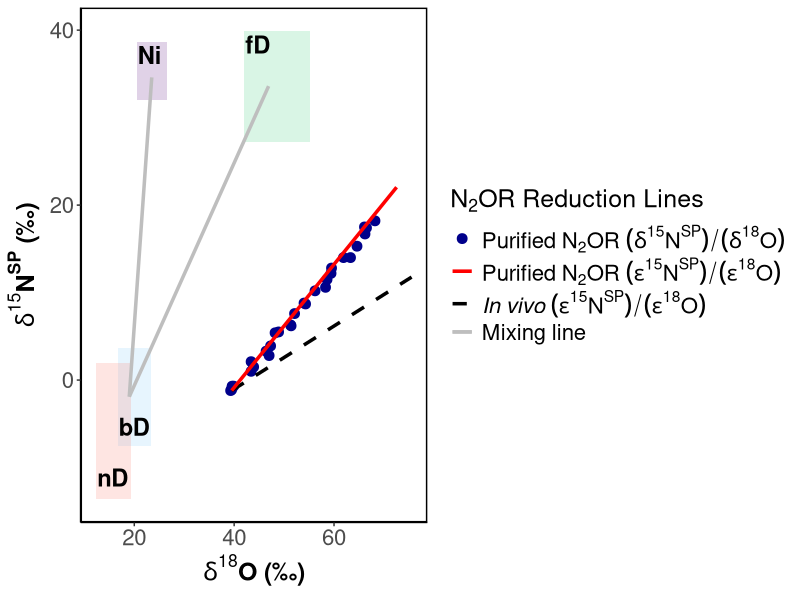
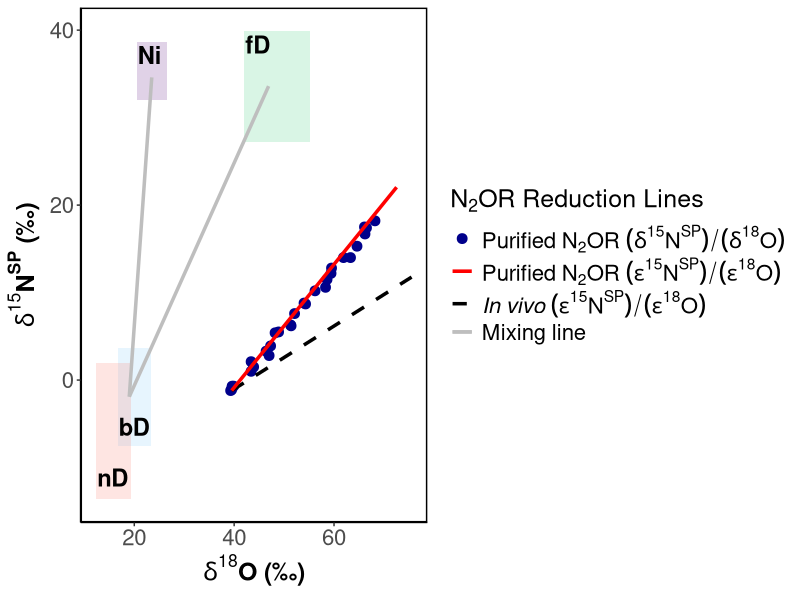

Reproduce these figures in R, in order.
## ---- chunk 1
knitr::opts_chunk$set(echo = TRUE)
## ---- chunk 2
library(ggplot2)
library(here) #Used to create file paths relative to top-level directory.

## ---- chunk 3
# ----------------------------
# 1) In vitro data (δ-space points)
# ----------------------------
df <- data.frame(
  d18O = c(39.6, 39.9, 43.4, 47.0, 48.9, 52.1, 56.2, 58.6, 61.9, 66.2, 68.2, 39.6, 39.5, 43.9, 47.3, 51.3, 54.0, 59.4, 63.3, 66.5, 39.3, 43.4, 46.4, 48.2, 51.4, 54.3, 58.3, 59.5, 64.6, 66.1),
  SP   = c(-0.8, -0.7, 2.1, 2.8, 5.5, 7.6, 10.2, 11.5, 14.0, 16.7, 18.2, -0.7, -1.1, 1.5, 3.9, 6.3, 8.8, 12.2, 14.0, 17.4, -1.2, 1, 3.3, 5.4, 6.2, 8.7, 10.6, 12.8, 15.3, 17.5)
)
## ---- chunk 4
# ----------------------------
# 2) BOXES (δ-space ranges from Yu)
# ----------------------------
bacterial_box <- data.frame(
  xmin = 16.7, xmax = 23.3,   # δ18O range - range for soil incubations
  ymin = -7.5, ymax = 3.7    # SP range
)

fungal_box <- data.frame(
  xmin = 42.0, xmax = 55.1,    # δ18O range after normalization to soil water d18O
  ymin = 27.2, ymax = 39.9    # SP range
)

nitrifier_box <- data.frame(  #nitrifier-denitrification
  xmin = 12.4, xmax = 19.4,   # δ18O range
  ymin = -13.6, ymax = 1.9    # SP range
)

nitrification_box <- data.frame(
  xmin = 20.5, xmax = 26.5,   # δ18O range
  ymin = 32.0, ymax = 38.7    # SP range
)
## ---- chunk 5
#Bacterial denitrification (bD)
d18O0_bD <- 19.0        #median for soil incubation studies
SP0_bD <- -1.9          #median (and mean) for pure culture studies

#Nitrification (Ni)
d18O0_Ni <- 23.5         #atmospheric O2
SP0_Ni <- 34.6          #median

#Fungal denitrification (fD)
d18O0_fD <- 46.9       #median (pure culture studies, normalized to soil water d18O)
SP0_fD <- 33.6         #median (pure culture studies)

## ---- chunk 6
# ----------------------------
# 3) REDUCTION LINES (use ε values to get slope)
#    slope = εSP / ε18O
# ----------------------------

# --- Yu reduction ε values (use median values) ---
eps18O_yu <- -15.9      # median for controlled soil incubations
epsSP_yu  <- -6.0       # median for controlled soil incubations
slope_yu <- 0.36        # median value for εSP/ε18O in Yu, et al., 2020.

# choose a starting point for Yu reduction line in δ-space:
# (often you pick an initial/source point; you can use box center or your minimum-reduction sample)
# Use the initial delta values for our experiment
d18O0_yu <- 39.5        # (starting δ18O)
SP0_yu   <- -1.2         # (starting SP)
int_yu   <- SP0_yu - slope_yu * d18O0_yu

# --- Your reduction ε values (in vitro ε) ---
eps18O_you <- -13.5     # in vitro study
epsSP_you  <- -9.5      # in vitro study
slope_you  <- epsSP_you / eps18O_you

# choose your starting point in δ-space:
# Use initial d18O and SP values for our experiment (the average of the initial deltas from all 6 replicates, see Table 2 in MS)
d18O0_you <- 39.5       # in vitro study
SP0_you   <- -1.2        # in vitro study
int_you   <- SP0_you - slope_you * d18O0_you


# 4) DEFINE WHERE LINES END
# (extend to right side of your data)
# ----------------------------
x_end <- max(df$d18O) + 0
x_end_yu <- max(df$d18O) + 7.33
x_end_you <- max(df$d18O) + 4.33 #calculated d18O value at the end of rxn (f = 0)
y_end_yu  <- SP0_yu + slope_yu  * (x_end_yu - d18O0_yu)
y_end_you <- SP0_you + slope_you * (x_end_you - d18O0_you)
## ---- chunk 7
# ----- Kendall plot with bD, fD, NI, and nD
p_kendallplot_mix <- ggplot() +
  
  # bacterial box
  geom_rect(data = bacterial_box,
            aes(xmin = xmin, xmax = xmax, ymin = ymin, ymax = ymax),
            fill = "lightskyblue", alpha = 0.2) +
  
  # fungal box
  geom_rect(data = fungal_box,
            aes(xmin = xmin, xmax = xmax, ymin = ymin, ymax = ymax),
            fill = "seagreen3", alpha = 0.2) +
  
  #nitrifier box (nitrifier-denitrification)
  geom_rect(data = nitrifier_box,
            aes(xmin = xmin, xmax = xmax, ymin = ymin, ymax = ymax),
            fill = "salmon", alpha = 0.2) +
  
  # nitrification box
  geom_rect(data = nitrification_box,
            aes(xmin = xmin, xmax = xmax, ymin = ymin, ymax = ymax),
            fill = "darkorchid4", alpha = 0.2) +
  
  geom_text(data = bacterial_box,
            aes(x = xmin, y = ymax, label = "bD"),
            hjust = 0, vjust = 1, nudge_x = 0.2, nudge_y = -8,
            size = 6, fontface = "bold") +
  
  geom_text(data = fungal_box,
            aes(x = xmin, y = ymax, label = "fD"),
            hjust = 0, vjust = 1, nudge_x = 0.2, nudge_y = -0.5,
            size = 6, fontface = "bold") +
  
  geom_text(data = nitrifier_box,
            aes(x = xmin, y = ymax, label = "nD"),
            hjust = 0, vjust = 1, nudge_x = 0.2, nudge_y = -12,
            size = 6, fontface = "bold") +
  
  geom_text(data = nitrification_box,
            aes(x = xmin, y = ymax, label = "Ni"),
            hjust = 0, vjust = 1, nudge_x = 0.2, nudge_y = -0.5,
            size = 6, fontface = "bold") +
  
  # your points
  geom_point(data = df, aes(x = d18O, y = SP,
                            color = "Data"), size = 3) +
  
  # Yu reduction line (segmented)
  geom_segment(
    aes(x = d18O0_yu, y = SP0_yu,
        xend = x_end_yu, yend = y_end_yu,
        color = "Yu et al."), linetype = "dashed", linewidth = 1.2
  ) +
  
  # Your reduction line (segmented)
  geom_segment(
    aes(x = d18O0_you, y = SP0_you,
        xend = x_end_you, yend = y_end_you,
        color = "Purified N2OR reduction line"), linewidth = 1.2
  ) +
  
  #Ni-bD mixing line
  geom_segment(
    aes(x = d18O0_bD, y = SP0_bD,
        xend = d18O0_Ni, yend = SP0_Ni,
        color = "Mixing line"), linewidth = 1.2
  )+
  
  #fD-bD mixing line
  geom_segment(
    aes(x = d18O0_bD, y = SP0_bD,
        xend = d18O0_fD, yend = SP0_fD,
        color = "Mixing line"), linewidth = 1.2
  )+
  
  scale_color_manual(
    values = c(
      "Yu et al." = "black",
      "Purified N2OR reduction line" = "red",
      "Data" = "darkblue",
      "Mixing line" = "gray"
    ),
    
    breaks = c(
       "Data", "Purified N2OR reduction line", "Yu et al.", "Mixing line"
    ),
    
    labels = c(
      expression("Purified "*N[2]*"OR "*(delta^15*N^SP)/(delta^18*O)),
      expression("Purified "*N[2]*"OR "*(epsilon^15*N^SP)/(epsilon^18*O)),
      expression(italic("In vivo") ~ (epsilon^15*N^SP)/(epsilon^18*O)),
      expression("Mixing line")
    )
  ) +
  
  labs(
    # title = expression("N"[2]*"O Dual Isotope Plot"),
    #subtitle = "Mixing lines start at bacterial box center (reduction origin)",
    x = expression(bold(delta^18*O ~ "(‰)")),
    y = expression(bold(delta^15*N^SP ~ "(‰)")),
    color = expression(N[2]*"OR Reduction Lines")
  ) +
  theme_classic () +
  theme(
    axis.title = element_text(size =18, face = "bold"),
    axis.text = element_text(size = 16),
    legend.title = element_text(size = 18),
    legend.text = element_text(size =16),
    panel.border = element_rect( color = "black", fill = NA, linewidth =1),
    axis.line = element_line(color = "black"),
  )

print(p_kendallplot_mix) 
ggsave (
  filename = here("graphs/boxplot/Boxplot_SP_O_mix.tiff"),
  plot =p_kendallplot_mix,
  width = 8, height = 5, units = "in",
  dpi = 600, compression = "lzw")
